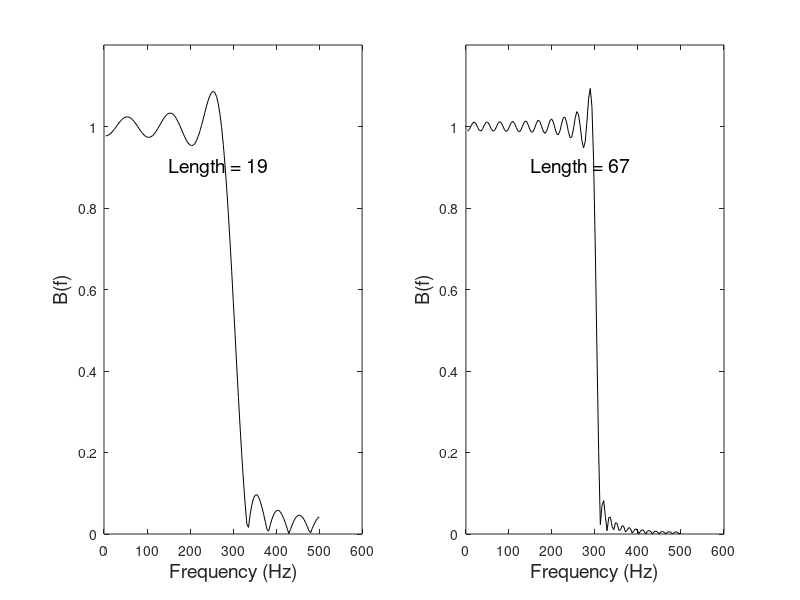

MATLAB code for this plot:
% Example 4.4 Find the actual magnitude spectrum of the rectangular window
%   filter given by Eq. 4.19 for two different window lengths:  L = 18 
%   and L = 66.   Use a cutoff frequency of 400 Hz assuming a sampling
%   frequency of 1 kHz (i.e, a relative frequency of 0.4).
%
close all; clear all;
N = 256;                    % Numberf of points for plotting
fs = 1000;                  % Sampling freqeuncy
f = (1:N)*fs/N;             % Frequency vector for plotting
fc = 300/fs;                % Cutoff frequency (normalized)
L = [18 66];                % Filter lengths requested
for m = 1:2
    k  = -floor(L(m)/2):-1;      % Construct k for negative b[k];
    b = sin(2*pi*fc*k)./(pi*k); % Construct negative b[k]
    b =  [b 2*fc, fliplr(b)];   % Rest of b
    H = fft(b,N);           % Calculate spectrum 
    subplot(1,2,m);         % Plot magnitude spectrum
    plot(f(1:N/2),abs(H(1:N/2)),'k');
    text(150,.9,['Length = ',num2str(length(b))],'FontSize',14);
        xlabel('Frequency (Hz)','FontSize',14);
        axis([0 600 0 1.2]);
    ylabel('B(f)','FontSize',14);
    disp(length(b))
end

